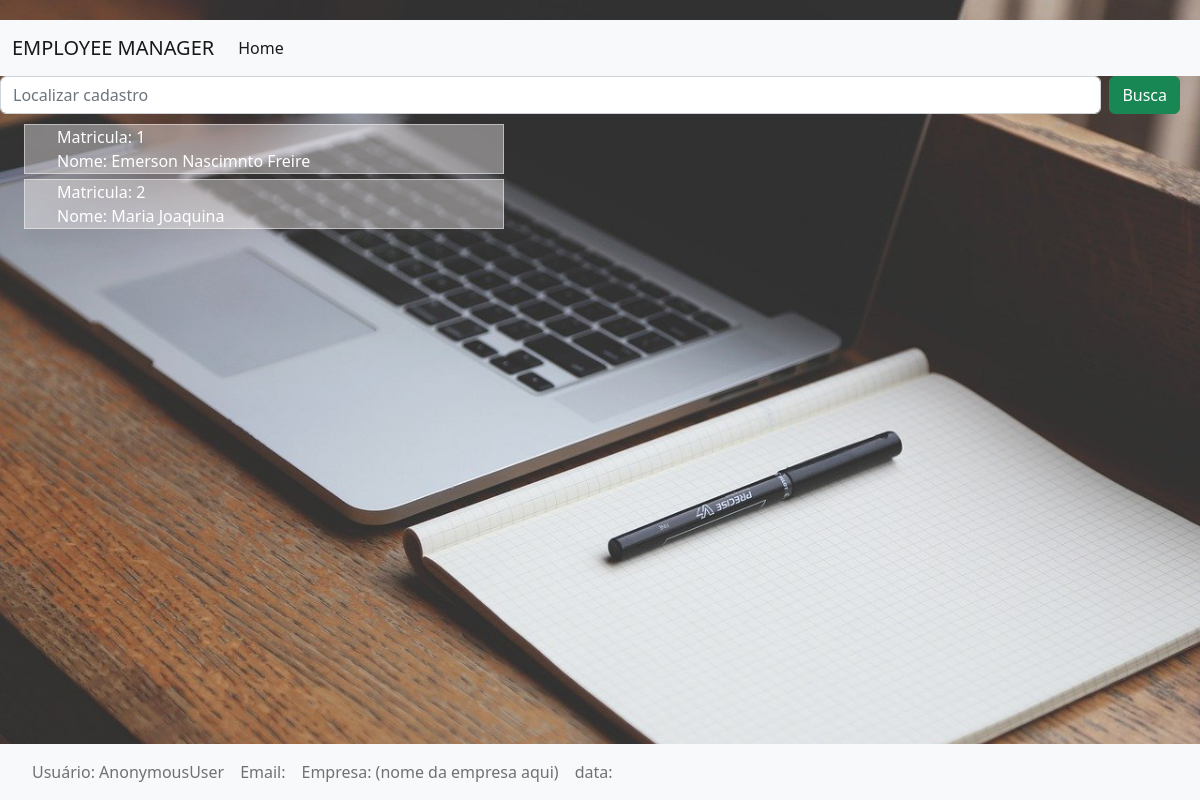
Before: /read_only/ with the older database file.
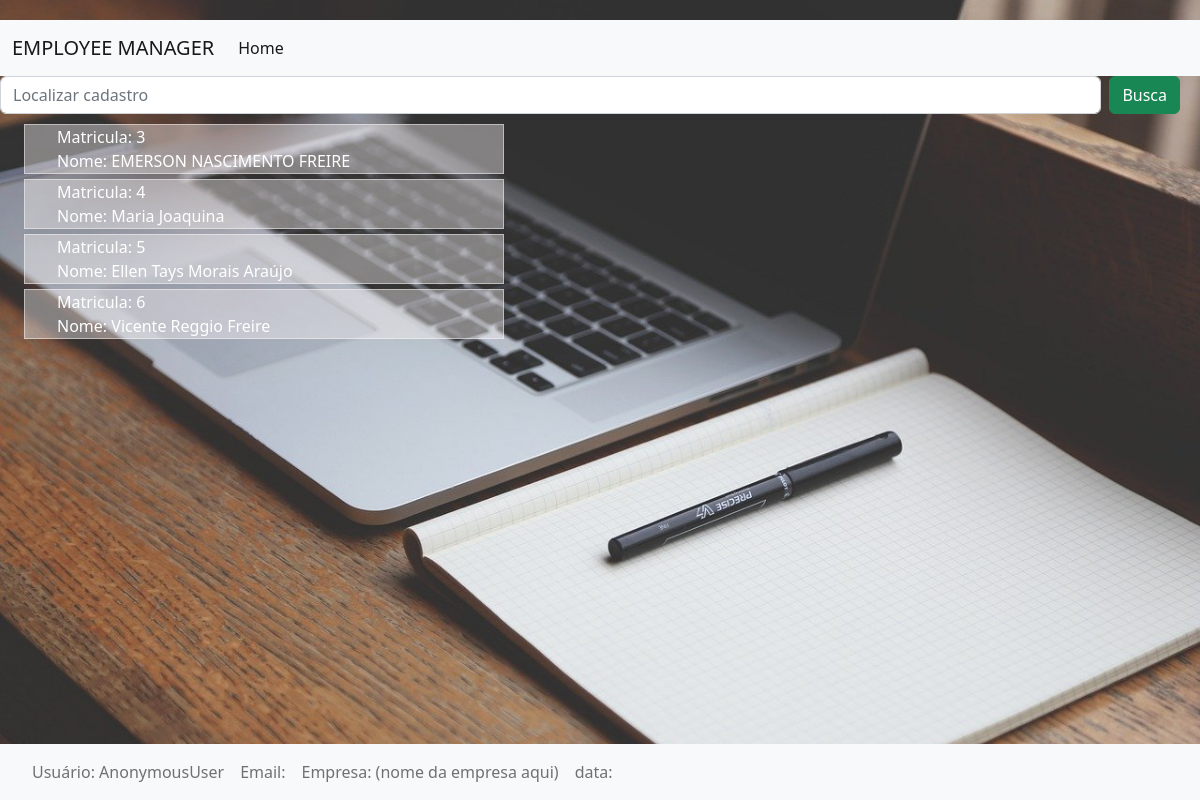
After: the same page with the newer database file.
### registration/models.py (models this page shows, shortened)
class Register_Model(models.Model):
    SEXO_CHOICES = (
        ('F', 'Feminino'),
        ('M', 'Masculino'),
        ('N', 'Nenhuma das opções')
    )
    SETOR_CHOICES = (
        ('DP', 'Departamento Pessoal'),
        ('TI', 'Departamento de TI'),
        ('RH', 'Recursos Humanos'),
        ('AMOX', 'Almoxarifado')
    )
    FUNCAO_CHOICES = (
        ('DEV', 'Developer JR'),
        ('DEV', 'Developer PLENO'),
        ('DEV', 'Developer SENIOR'),
        ('TEC_LEAD', 'Tech Lead'),
        ('Analista', 'Analista de RH'),
        ('Gerente', 'Gerente')
    )
    nome = models.CharField(max_length=50, null=False)
    nascimento = models.DateField(null=False, unique=True)
    CPF = models.CharField(max_length=11, unique=True, null=False)
    sexo = models.CharField(max_length=15, choices=SEXO_CHOICES, null=True)
    endereco = models.CharField(max_length=50)
    data_admissão = models.DateField(unique=True)
    contrato = models.CharField(max_length=4, null=False, unique=True)
    função = models.CharField(max_length=15, choices = FUNCAO_CHOICES, null=False)
    salario = models.DecimalField(max_digits=5, decimal_places=3)
    setor = models.CharField(max_length=12, choices=SETOR_CHOICES, null=False)

### registration/views.py (the view)
# urls.py: path('read_only/', read_register_only, name='read-register-only'),
def read_register_only(request):
    template = 'registers/read_register_only.html' #variavel que guarda a URL do template
    objects = Register_Model.objects.all() #traz todos os cadastros de funcionários
    search = request.GET.get('search') #parametro de GET
    if search and search.isdigit():#se o search receber um valor e este valor for um digito:
        objects=objects.filter(id=search)#se for digito, ele procura pela matrícula
    elif search:
        objects=objects.filter(nome__icontains=search)#se for string, ele procura pelo nome.
    context = {
        'objects':objects,
    }
    return render(request,template,context)

### registration/templates/registers/read_register_only.html (shortened to what this page needs)
{% extends 'registers_read.html' %}
{% load static %}
    {% block content %}
    <div id="search-btn">
        <form id="search-form" class="d-flex" role="search" method="GET" actiton=".">
            <input class="form-control me-2" type="search" placeholder="Localizar cadastro" aria-label="Search" id="search" name="search">
            <button class="btn btn-success" id="search-btn" type="submit">Busca</button>
        </form>
    </div>
    <div class="read-box">
        {% for register in objects %}
            <ul class="read-list">
                <div>
                    <li>
                        Matricula: {{ register.id }} <br>
                        Nome: {{ register.nome }}
                    </li>
                </div>
            </ul>
        {% endfor %}
    </div>
    {% endblock %}

### registration/templates/registers_read.html (shortened to what this page needs)
{% load static %}
<!DOCTYPE html>
<html lang="en" class="html-base">
<head>
    <link href="https://cdn.jsdelivr.net/npm/bootstrap@5.2.0/dist/css/bootstrap.min.css" rel="stylesheet">
    <link rel="stylesheet" href="{% static 'css/style.css'%}">
  </head>
<body class="body-base">
    <nav class="navbar navbar-expand-lg bg-light">
        <div class="container-fluid">
          <a class="navbar-brand" href="/.">EMPLOYEE MANAGER</a>
          <div class="collapse navbar-collapse" id="navbarSupportedContent">
            <ul class="navbar-nav me-auto mb-2 mb-lg-0">
              <li class="nav-item">
                <a class="nav-link active" aria-current="page" href="/.">Home</a>
              </li>
            </ul>
          </div>
        </div>
      </nav>
<div>
    {% block content %}
    {% endblock %}
</div>
<footer class="footer-base">
  <div>
    <nav class="navbar navbar-expand-lg bg-light">
      <div class="container-fluid">
        <div class="container-fluid">
          <div class="collapse navbar-collapse" id="navbarSupportedContent">
            <ul class="navbar-nav me-auto mb-2 mb-lg-0">
                <li id="footer-list" class="nav-item">
                  <a class="nav-link">Usuário: {{user}}</a>
                </li>
                <li>
                  <a class="nav-link">Email: {{email}}</a>
                </li>
                <li id="footer-list" class="nav-item">
                  <a class="nav-link">Empresa: (nome da empresa aqui)</a>
                </li>
                <li id="footer-list" class="nav-item">
                  <a class="nav-link">data: {{timedate}}</a>
                </li>
            </ul>
          </div>
        </div>
      </div>
    </nav>
  </div>
</footer>
</body>
</html>

### registration/static/css/style.css (style rules this page uses)
body { margin:0; }
a { text-decoration:none; }
li { list-style-type:none; }
.body-base { display: flex; flex-direction: column; min-height: 100%; }
.footer-base { position: fixed; width: 100%; bottom: 0; left: 0; }
.body-base, body { background: url("/static/img/desk.jpg") 50% no-repeat fixed; background-size: cover; color: white; height: auto; padding: 20px 0 0 0; }
#footer-list { display: flex; margin:auto; }
.read-list { margin-left: 2%; margin-bottom: 5px; align-items: center; max-width: 40%; height: 100%; border:1px solid rgba(252, 247, 247, 0.5); background: rgba(252, 247, 247, 0.4); }
.read-box { margin-top: 10px; }
#search-btn { margin-right: 10px; }

Changed rows visible on the page:
removed Register_Model: id "1", nome "Emerson Nascimnto Freire"
removed Register_Model: id "2", nome "Maria Joaquina"
added Register_Model: id "3", nome "EMERSON NASCIMENTO FREIRE"
added Register_Model: id "4", nome "Maria Joaquina"
added Register_Model: id "5", nome "Ellen Tays Morais Araújo"
added Register_Model: id "6", nome "Vicente Reggio Freire"
